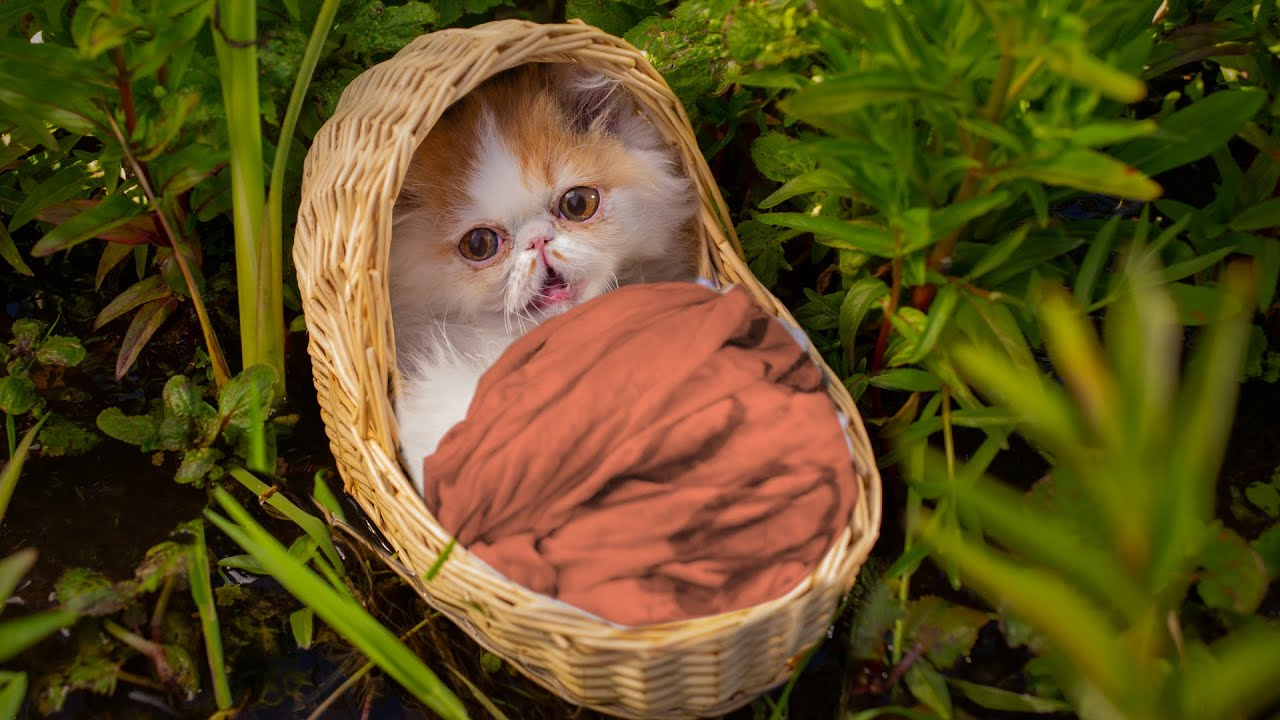
#> input picture day3/Make it gentler/cat.jpg, 1280 x 720 px, found by its file name
$ python pic.py
#> lines starting #> are read from the running program, lines starting #| are printed output that depends on the picture
import numpy as np
from PIL import Image, ImageFilter
from numpy.core.fromnumeric import shape
cat = Image.open("day3\cats\cat.jpg")
#> cat is the input picture: PIL image 1280x720 RGB; mean R, G, B 92.9, 78, 31.3


resized = cat.resize((3000,1000), resample=Image.NEAREST)
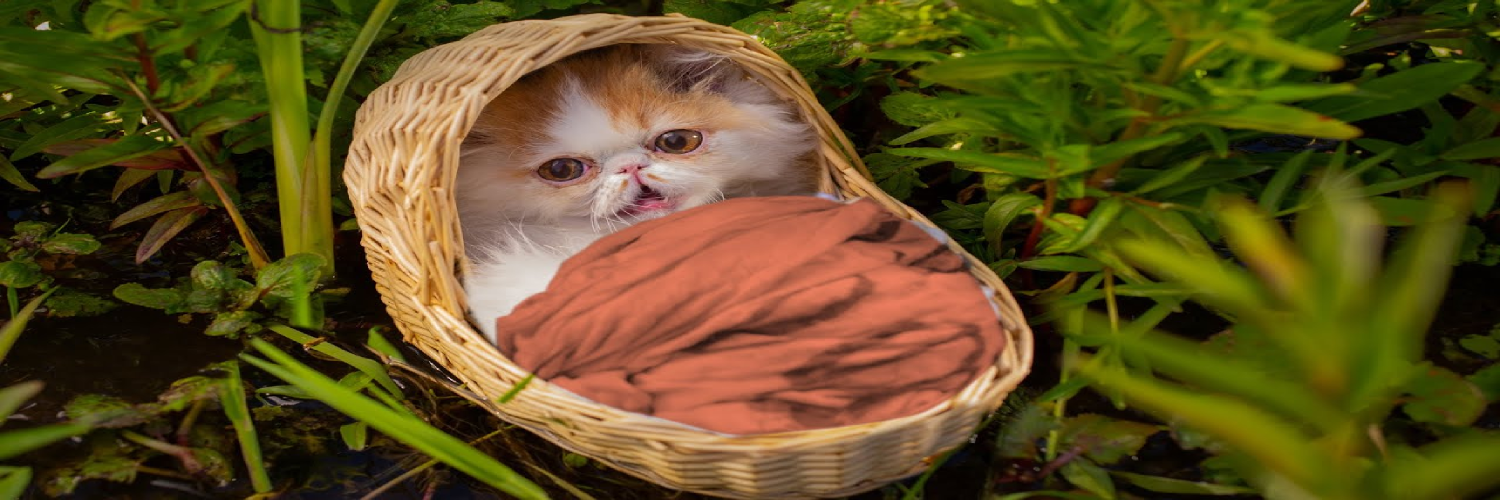
#> resized: PIL image 3000x1000 RGB (shown at 1/2 size); mean R, G, B 92.9, 78, 31.3
# resized.rotate(5).show()
#cat = Image.eval(cat, lambda x:x*x)


cat = cat.filter(ImageFilter.CONTOUR)
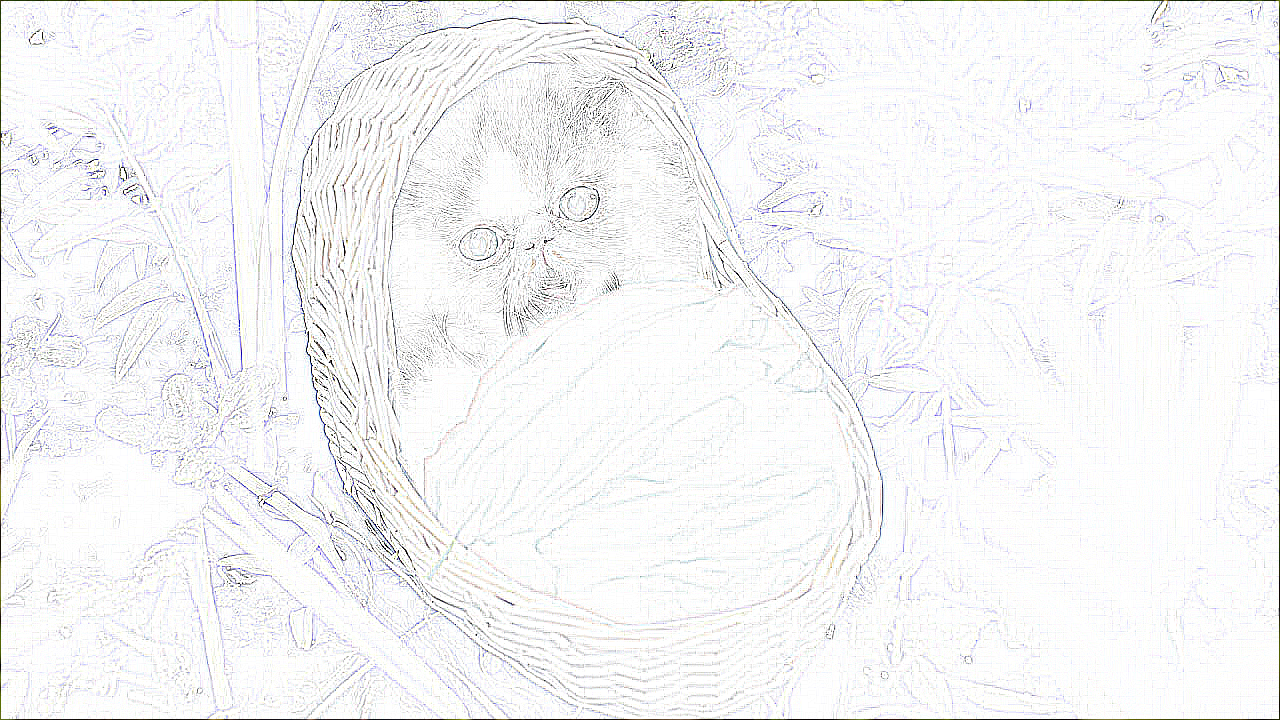
#> cat: PIL image 1280x720 RGB; mean R, G, B 244.6, 244.8, 245.4
cat_numbers = np.array(cat)
a = np.ravel(cat_numbers)
shape = cat_numbers.shape
#> shape = (720, 1280, 3)

print(a)
#> (printed output is left out)
print(shape)
#| (720, 1280, 3)

cat_new = Image.fromarray(cat_numbers)
cat_new.show()
